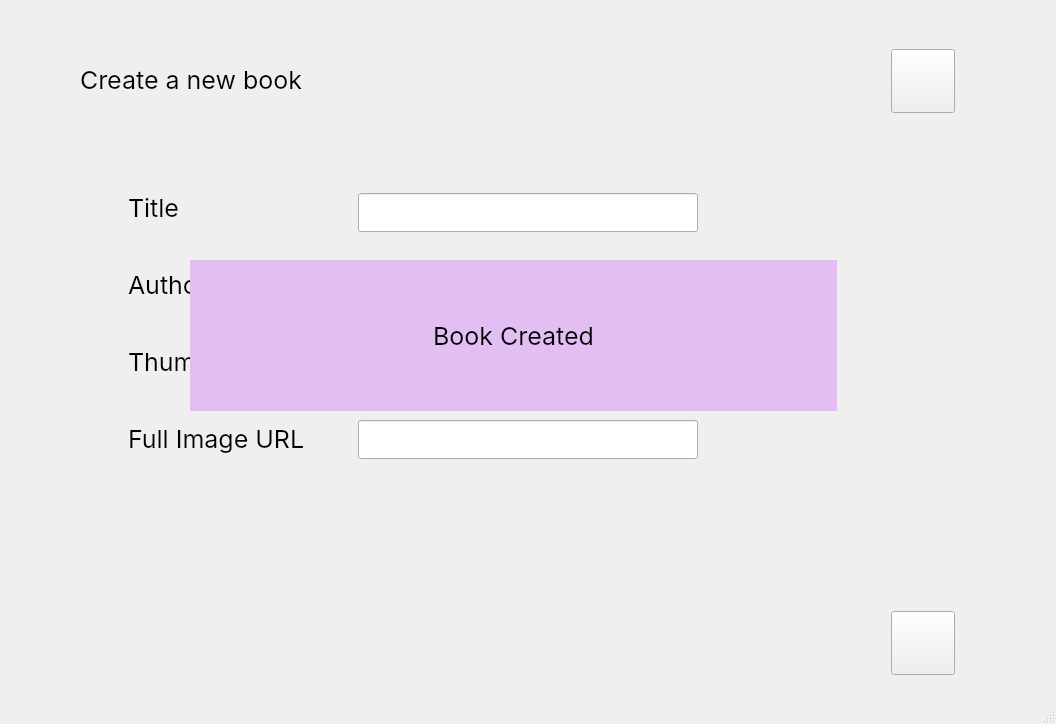
<?xml version="1.0" encoding="UTF-8"?>
<ui version="4.0">
 <class>CreateBook</class>
 <widget class="QMainWindow" name="CreateBook">
  <property name="geometry">
   <rect>
    <x>0</x>
    <y>0</y>
    <width>1056</width>
    <height>724</height>
   </rect>
  </property>
  <property name="windowTitle">
   <string>MainWindow</string>
  </property>
  <widget class="QWidget" name="centralwidget">
   <widget class="QLineEdit" name="authorLineEdit">
    <property name="geometry">
     <rect>
      <x>358</x>
      <y>270</y>
      <width>340</width>
      <height>39</height>
     </rect>
    </property>
    <property name="font">
     <font>
      <family>Inter</family>
      <pointsize>19</pointsize>
     </font>
    </property>
   </widget>
   <widget class="QLabel" name="authorLabel">
    <property name="geometry">
     <rect>
      <x>128</x>
      <y>270</y>
      <width>194</width>
      <height>29</height>
     </rect>
    </property>
    <property name="font">
     <font>
      <family>Inter</family>
      <pointsize>19</pointsize>
     </font>
    </property>
    <property name="text">
     <string>Author</string>
    </property>
   </widget>
   <widget class="QLabel" name="titleLabel">
    <property name="geometry">
     <rect>
      <x>128</x>
      <y>193</y>
      <width>194</width>
      <height>29</height>
     </rect>
    </property>
    <property name="font">
     <font>
      <family>Inter</family>
      <pointsize>19</pointsize>
     </font>
    </property>
    <property name="text">
     <string>Title</string>
    </property>
   </widget>
   <widget class="QLineEdit" name="titleLineEdit">
    <property name="geometry">
     <rect>
      <x>358</x>
      <y>193</y>
      <width>340</width>
      <height>39</height>
     </rect>
    </property>
    <property name="sizePolicy">
     <sizepolicy hsizetype="Ignored" vsizetype="Fixed">
      <horstretch>0</horstretch>
      <verstretch>0</verstretch>
     </sizepolicy>
    </property>
    <property name="font">
     <font>
      <family>Inter</family>
      <pointsize>19</pointsize>
     </font>
    </property>
    <property name="focusPolicy">
     <enum>Qt::StrongFocus</enum>
    </property>
    <property name="text">
     <string/>
    </property>
    <property name="cursorPosition">
     <number>0</number>
    </property>
    <property name="alignment">
     <set>Qt::AlignLeading|Qt::AlignLeft|Qt::AlignVCenter</set>
    </property>
   </widget>
   <widget class="QPushButton" name="quitButton">
    <property name="geometry">
     <rect>
      <x>891</x>
      <y>49</y>
      <width>64</width>
      <height>64</height>
     </rect>
    </property>
    <property name="text">
     <string/>
    </property>
    <property name="icon">
     <iconset resource="resources.qrc">
      <normaloff>:/images/images/icons8-return-64.png</normaloff>
      <normalon>:/images/images/icons8-return-64.png</normalon>:/images/images/icons8-return-64.png</iconset>
    </property>
    <property name="iconSize">
     <size>
      <width>64</width>
      <height>64</height>
     </size>
    </property>
   </widget>
   <widget class="QLabel" name="welcomeLabel">
    <property name="geometry">
     <rect>
      <x>80</x>
      <y>64</y>
      <width>451</width>
      <height>34</height>
     </rect>
    </property>
    <property name="font">
     <font>
      <family>Inter</family>
      <pointsize>19</pointsize>
     </font>
    </property>
    <property name="text">
     <string>Create a new book</string>
    </property>
    <property name="alignment">
     <set>Qt::AlignLeading|Qt::AlignLeft|Qt::AlignTop</set>
    </property>
    <property name="wordWrap">
     <bool>true</bool>
    </property>
   </widget>
   <widget class="QPushButton" name="saveBookButton">
    <property name="geometry">
     <rect>
      <x>891</x>
      <y>611</y>
      <width>64</width>
      <height>64</height>
     </rect>
    </property>
    <property name="font">
     <font>
      <family>Segoe UI Historic</family>
     </font>
    </property>
    <property name="text">
     <string/>
    </property>
    <property name="icon">
     <iconset resource="resources.qrc">
      <normaloff>:/images/images/icons8-save-close-64.png</normaloff>:/images/images/icons8-save-close-64.png</iconset>
    </property>
    <property name="iconSize">
     <size>
      <width>64</width>
      <height>64</height>
     </size>
    </property>
   </widget>
   <widget class="QLineEdit" name="img_smallLineEdit">
    <property name="geometry">
     <rect>
      <x>358</x>
      <y>347</y>
      <width>340</width>
      <height>39</height>
     </rect>
    </property>
    <property name="font">
     <font>
      <family>Inter</family>
      <pointsize>19</pointsize>
     </font>
    </property>
   </widget>
   <widget class="QLineEdit" name="img_fullLineEdit">
    <property name="geometry">
     <rect>
      <x>358</x>
      <y>420</y>
      <width>340</width>
      <height>39</height>
     </rect>
    </property>
    <property name="font">
     <font>
      <family>Inter</family>
      <pointsize>19</pointsize>
     </font>
    </property>
   </widget>
   <widget class="QLabel" name="smallImageURLLabel">
    <property name="geometry">
     <rect>
      <x>128</x>
      <y>347</y>
      <width>194</width>
      <height>29</height>
     </rect>
    </property>
    <property name="font">
     <font>
      <family>Inter</family>
      <pointsize>19</pointsize>
     </font>
    </property>
    <property name="text">
     <string>Thumbnail URL</string>
    </property>
   </widget>
   <widget class="QLabel" name="fullImageURLLabel">
    <property name="geometry">
     <rect>
      <x>128</x>
      <y>424</y>
      <width>194</width>
      <height>29</height>
     </rect>
    </property>
    <property name="font">
     <font>
      <family>Inter</family>
      <pointsize>19</pointsize>
     </font>
    </property>
    <property name="text">
     <string>Full Image URL</string>
    </property>
   </widget>
   <widget class="QLabel" name="confirmLabel">
    <property name="geometry">
     <rect>
      <x>190</x>
      <y>260</y>
      <width>647</width>
      <height>151</height>
     </rect>
    </property>
    <property name="font">
     <font>
      <family>Inter</family>
      <pointsize>19</pointsize>
     </font>
    </property>
    <property name="autoFillBackground">
     <bool>false</bool>
    </property>
    <property name="styleSheet">
     <string notr="true">background-color: rgb(226, 190, 243)</string>
    </property>
    <property name="text">
     <string>Book Created</string>
    </property>
    <property name="alignment">
     <set>Qt::AlignCenter</set>
    </property>
    <property name="textInteractionFlags">
     <set>Qt::NoTextInteraction</set>
    </property>
   </widget>
  </widget>
  <widget class="QMenuBar" name="menubar">
   <property name="geometry">
    <rect>
     <x>0</x>
     <y>0</y>
     <width>1056</width>
     <height>22</height>
    </rect>
   </property>
  </widget>
  <widget class="QStatusBar" name="statusbar"/>
 </widget>
 <resources>
  <include location="resources.qrc"/>
 </resources>
 <connections/>
</ui>
